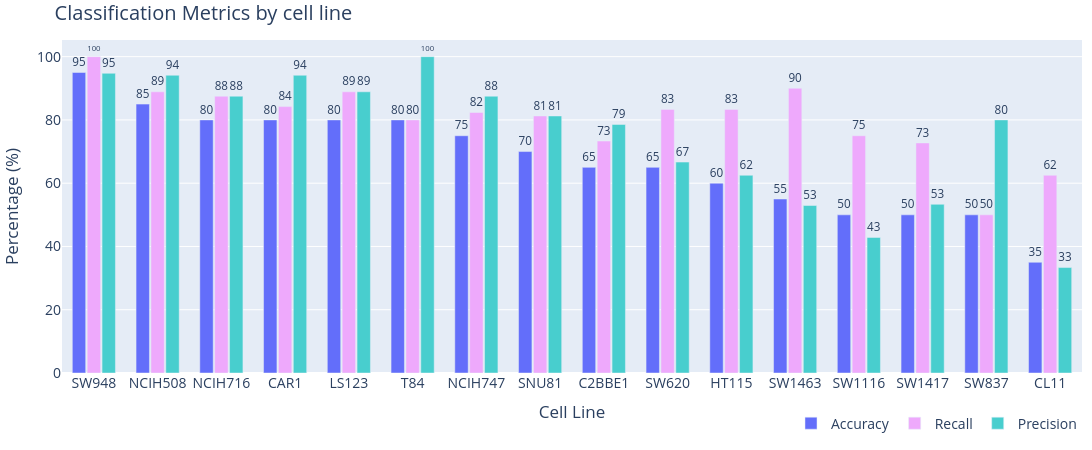
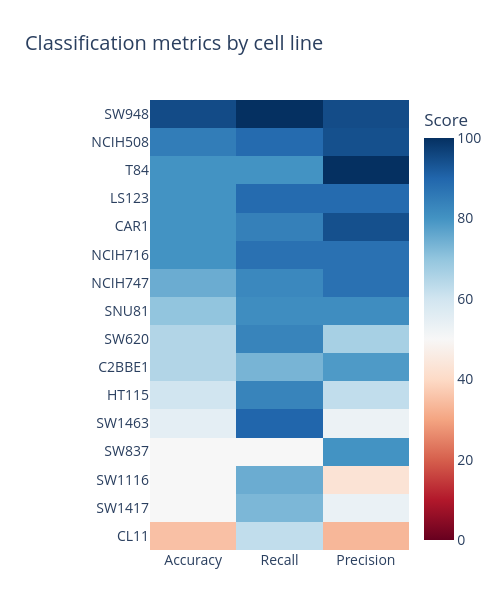
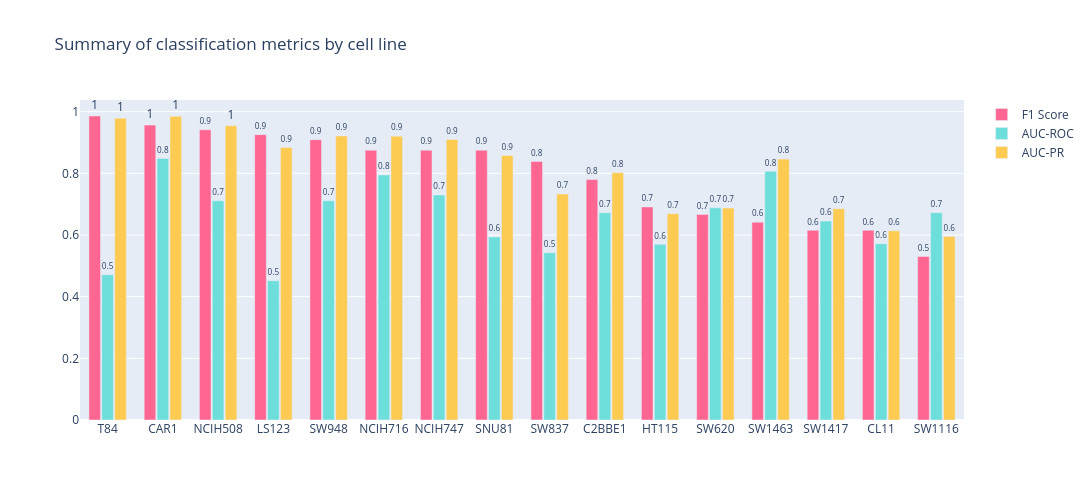
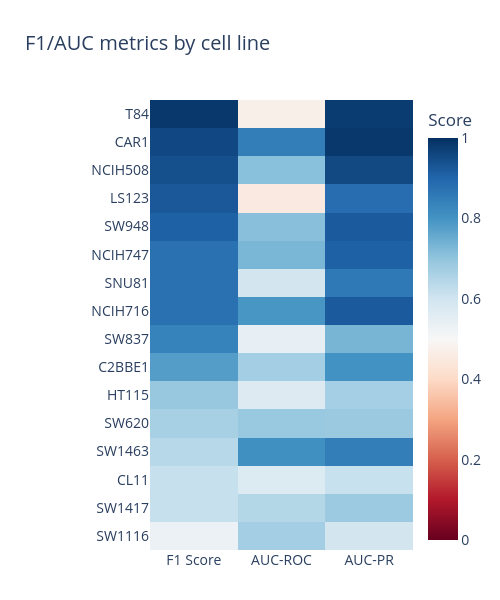

Notebook source saved alongside these figures, in order:
### Markdown cell above
### Classification by Cell Line

### Code cell
make_classification_plots(
    str(results_dir), 
    plots_dir=str(plots_dir), 
    show=show,
    analysis_type="cell_line",
    debug=False
)

### Figure 1 — Plotly figure (JSON) as saved in the notebook; plotly's stock layout.template omitted (floating-point values rounded to 4 significant figures)
{"data": [{"marker": {"color": "#636EFA"}, "name": "Accuracy", "text": [95.0, 85.0, 80.0, 80.0, 80.0, 80.0, 75.0, 70.0, 65.0, 65.0, 60.0, 55.0, 50.0, 50.0, 50.0, 35.0], "textposition": "outside", "type": "bar", "x": ["SW948", "NCIH508", "NCIH716", "CAR1", "LS123", "T84", "NCIH747", "SNU81", "C2BBE1", "SW620", "HT115", "SW1463", "SW1116", "SW1417", "SW837", "CL11"], "y": [95.0, 85.0, 80.0, 80.0, 80.0, 80.0, 75.0, 70.0, 65.0, 65.0, 60.0, 55.0, 50.0, 50.0, 50.0, 35.0]}, {"marker": {"color": "#EEA9FC"}, "name": "Recall", "text": [100.0, 89.0, 88.0, 84.0, 89.0, 80.0, 82.0, 81.0, 73.0, 83.0, 83.0, 90.0, 75.0, 73.0, 50.0, 62.0], "textposition": "outside", "type": "bar", "x": ["SW948", "NCIH508", "NCIH716", "CAR1", "LS123", "T84", "NCIH747", "SNU81", "C2BBE1", "SW620", "HT115", "SW1463", "SW1116", "SW1417", "SW837", "CL11"], "y": [100.0, 88.89, 87.5, 84.21, 88.89, 80.0, 82.35, 81.25, 73.33, 83.33, 83.33, 90.0, 75.0, 72.73, 50.0, 62.5]}, {"marker": {"color": "#48CECE"}, "name": "Precision", "text": [95.0, 94.0, 88.0, 94.0, 89.0, 100.0, 88.0, 81.0, 79.0, 67.0, 62.0, 53.0, 43.0, 53.0, 80.0, 33.0], "textposition": "outside", "type": "bar", "x": ["SW948", "NCIH508", "NCIH716", "CAR1", "LS123", "T84", "NCIH747", "SNU81", "C2BBE1", "SW620", "HT115", "SW1463", "SW1116", "SW1417", "SW837", "CL11"], "y": [94.74, 94.12, 87.5, 94.12, 88.89, 100.0, 87.5, 81.25, 78.57, 66.67, 62.5, 52.94, 42.86, 53.33, 80.0, 33.33]}], "layout": {"bargap": 0.3, "bargroupgap": 0.1, "barmode": "group", "font": {"size": 14}, "height": 450, "legend": {"font": {"size": 14}, "orientation": "h", "x": 1, "xanchor": "right", "y": -0.2, "yanchor": "bottom"}, "margin": {"b": 10, "l": 10, "r": 10, "t": 40}, "title": {"text": "Classification Metrics by cell line"}, "width": 1400, "xaxis": {"title": {"text": "Cell Line"}}, "yaxis": {"title": {"text": "Percentage (%)"}}}}

### Figure 2 — Plotly figure (JSON) as saved in the notebook; plotly's stock layout.template omitted (floating-point values rounded to 4 significant figures)
{"data": [{"colorbar": {"title": {"text": "Score"}}, "colorscale": [[0, "rgb(103,0,31)"], [0.1, "rgb(178,24,43)"], [0.2, "rgb(214,96,77)"], [0.3, "rgb(244,165,130)"], [0.4, "rgb(253,219,199)"], [0.5, "rgb(247,247,247)"], [0.6, "rgb(209,229,240)"], [0.7, "rgb(146,197,222)"], [0.8, "rgb(67,147,195)"], [0.9, "rgb(33,102,172)"], [1, "rgb(5,48,97)"]], "type": "heatmap", "x": ["Accuracy", "Recall", "Precision"], "y": ["CL11", "SW1417", "SW1116", "SW837", "SW1463", "HT115", "C2BBE1", "SW620", "SNU81", "NCIH747", "NCIH716", "CAR1", "LS123", "T84", "NCIH508", "SW948"], "z": [[35.0, 62.5, 33.33], [50.0, 72.73, 53.33], [50.0, 75.0, 42.86], [50.0, 50.0, 80.0], [55.0, 90.0, 52.94], [60.0, 83.33, 62.5], [65.0, 73.33, 78.57], [65.0, 83.33, 66.67], [70.0, 81.25, 81.25], [75.0, 82.35, 87.5], [80.0, 87.5, 87.5], [80.0, 84.21, 94.12], [80.0, 88.89, 88.89], [80.0, 80.0, 100.0], [85.0, 88.89, 94.12], [95.0, 100.0, 94.74]], "zmax": 100, "zmin": 0}], "layout": {"font": {"size": 14}, "height": 600, "margin": {"b": 50, "l": 150, "r": 50, "t": 100}, "title": {"text": "Classification metrics by cell line"}, "width": 500}}

### Figure 3 — Plotly figure (JSON) as saved in the notebook; plotly's stock layout.template omitted (floating-point values rounded to 4 significant figures)
{"data": [{"marker": {"color": "#FF6692"}, "name": "F1 Score", "text": [1.0, 1.0, 0.9, 0.9, 0.9, 0.9, 0.9, 0.9, 0.8, 0.8, 0.7, 0.7, 0.6, 0.6, 0.6, 0.5], "textposition": "outside", "type": "bar", "x": ["T84", "CAR1", "NCIH508", "LS123", "SW948", "NCIH716", "NCIH747", "SNU81", "SW837", "C2BBE1", "HT115", "SW620", "SW1463", "SW1417", "CL11", "SW1116"], "y": [0.9859, 0.9565, 0.9412, 0.9254, 0.9091, 0.875, 0.875, 0.875, 0.8387, 0.7797, 0.6909, 0.6667, 0.6415, 0.6154, 0.6154, 0.5306]}, {"marker": {"color": "#6EDEDA"}, "name": "AUC-ROC", "text": [0.5, 0.8, 0.7, 0.5, 0.7, 0.8, 0.7, 0.6, 0.5, 0.7, 0.6, 0.7, 0.8, 0.6, 0.6, 0.7], "textposition": "outside", "type": "bar", "x": ["T84", "CAR1", "NCIH508", "LS123", "SW948", "NCIH716", "NCIH747", "SNU81", "SW837", "C2BBE1", "HT115", "SW620", "SW1463", "SW1417", "CL11", "SW1116"], "y": [0.4714, 0.8485, 0.7109, 0.4516, 0.7111, 0.7946, 0.7299, 0.5938, 0.5423, 0.6722, 0.5697, 0.6883, 0.8065, 0.6453, 0.5719, 0.6722]}, {"marker": {"color": "#FECB52"}, "name": "AUC-PR", "text": [1.0, 1.0, 1.0, 0.9, 0.9, 0.9, 0.9, 0.9, 0.7, 0.8, 0.7, 0.7, 0.8, 0.7, 0.6, 0.6], "textposition": "outside", "type": "bar", "x": ["T84", "CAR1", "NCIH508", "LS123", "SW948", "NCIH716", "NCIH747", "SNU81", "SW837", "C2BBE1", "HT115", "SW620", "SW1463", "SW1417", "CL11", "SW1116"], "y": [0.9787, 0.9848, 0.9543, 0.8838, 0.9214, 0.9205, 0.9099, 0.8577, 0.7329, 0.802, 0.6691, 0.6876, 0.8461, 0.685, 0.6135, 0.5949]}], "layout": {"bargap": 0.3, "bargroupgap": 0.1, "barmode": "group", "height": 500, "title": {"text": "Summary of classification metrics by cell line"}, "width": 1500}}

### Figure 4 — Plotly figure (JSON) as saved in the notebook; plotly's stock layout.template omitted (floating-point values rounded to 4 significant figures)
{"data": [{"colorbar": {"title": {"text": "Score"}}, "colorscale": [[0, "rgb(103,0,31)"], [0.1, "rgb(178,24,43)"], [0.2, "rgb(214,96,77)"], [0.3, "rgb(244,165,130)"], [0.4, "rgb(253,219,199)"], [0.5, "rgb(247,247,247)"], [0.6, "rgb(209,229,240)"], [0.7, "rgb(146,197,222)"], [0.8, "rgb(67,147,195)"], [0.9, "rgb(33,102,172)"], [1, "rgb(5,48,97)"]], "type": "heatmap", "x": ["F1 Score", "AUC-ROC", "AUC-PR"], "y": ["SW1116", "SW1417", "CL11", "SW1463", "SW620", "HT115", "C2BBE1", "SW837", "NCIH716", "SNU81", "NCIH747", "SW948", "LS123", "NCIH508", "CAR1", "T84"], "z": [[0.5306, 0.6722, 0.5949], [0.6154, 0.6453, 0.685], [0.6154, 0.5719, 0.6135], [0.6415, 0.8065, 0.8461], [0.6667, 0.6883, 0.6876], [0.6909, 0.5697, 0.6691], [0.7797, 0.6722, 0.802], [0.8387, 0.5423, 0.7329], [0.875, 0.7946, 0.9205], [0.875, 0.5938, 0.8577], [0.875, 0.7299, 0.9099], [0.9091, 0.7111, 0.9214], [0.9254, 0.4516, 0.8838], [0.9412, 0.7109, 0.9543], [0.9565, 0.8485, 0.9848], [0.9859, 0.4714, 0.9787]], "zmax": 1, "zmin": 0}], "layout": {"font": {"size": 14}, "height": 600, "margin": {"b": 50, "l": 150, "r": 50, "t": 100}, "title": {"text": "F1/AUC metrics by cell line"}, "width": 500}}
